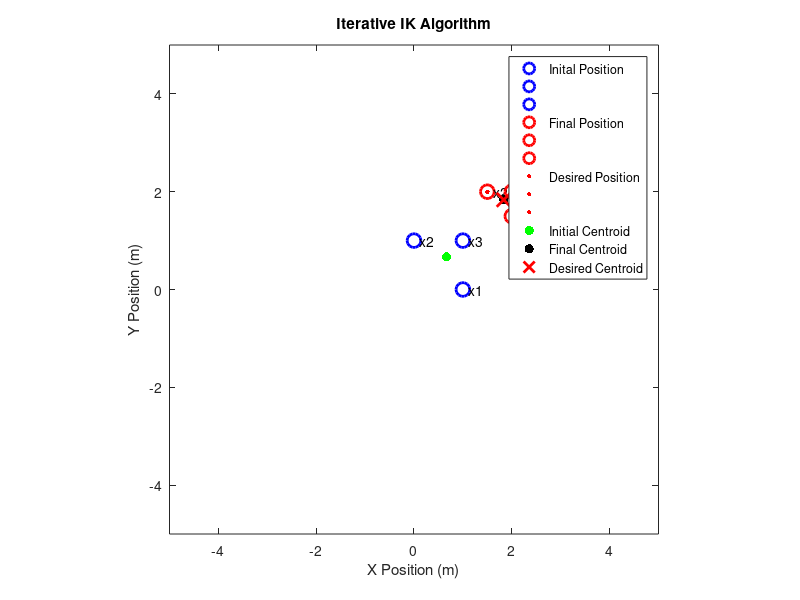

The MATLAB source for this figure:
clc;
clear all;
close all;

%% Data

ik = 'postural'; % 'centroid' or 'postural'

x1 = [1 0];
x2 = [0 1];
x3 = [1 1];

x1i = x1;
x2i = x2;
x3i = x3;

x = [x1;x2;x3];
w = 10e-3;
gamma = 10e-3;

target = [3 3];
target_x = [3 3];

centroid = sum(x)/3;
centroid_i = centroid;
centroid_d = centroid + 0.5*(target - centroid);

x1_d = x1 + 0.5*(target_x - x1);
x2_d = x2 + 0.5*(target_x - x2);
x3_d = x3 + 0.5*(target_x - x3);

J = [1/3 0 1/3 0 1/3 0;
    0 1/3 0 1/3 0 1/3];
J_bar = [J;w*eye(6)];

e_c = [centroid_d - centroid]';
e_x = [[x1_d - x1]';
    [x2_d - x2]';
    [x3_d - x3]'];
e = [e_c;e_x];

% %% Iterative IK algorithm
% while norm(J'*e_c)^2 >= 0.01
%   alpha = 1;
%   delta_x = inv(J'*J + w^2*eye(6))*J'*e_c;
%   delta_x = reshape(delta_x,2,3)';
%   x_test = x + alpha*delta_x;
%   centroid = sum(x_test)/4;
%   e_test = [centroid_d - centroid]';
%   red_err = norm(e_c) - norm(e_test);
%   while red_err <= gamma*alpha*norm(e_c)
%     alpha = alpha/2;
%     x_test = x + alpha*delta_x;
%     centroid = sum(x_test)/4;
%     e_test = [centroid_d - centroid]';
%     red_err = norm(e_c) - norm(e_test);
%   end
%   x = x_test;
%   e_c = e_test;
% end

%% Iterative IK algorithm with postural task
while norm(e_c)^2 >= 0.01
  alpha = 1;
  delta_x = inv(J'*J + w^2*eye(6))*(J'*e_c + w^2*e_x);
  delta_x = reshape(delta_x,2,3)';
  x_test = x + alpha*delta_x;
  centroid = sum(x_test)/3;
  e_c_test = [centroid_d - centroid]';
  e_x_test = [[x1_d - x_test(1,:)]';
    [x2_d - x_test(2,:)]';
    [x3_d - x_test(3,:)]'];
  e_test = [e_c_test;e_x_test];
  red_err = norm(e) - norm(e_test);
  while red_err <= gamma*alpha*norm(e)
    alpha = alpha/2;
    x_test = x + alpha*delta_x;
    centroid = sum(x_test)/3;
    e_c_test = [centroid_d - centroid]';
    e_x_test = [[x1_d - x_test(1,:)]';
    [x2_d - x_test(2,:)]';
    [x3_d - x_test(3,:)]'];
    e_test = [e_c_test;e_x_test];
    red_err = norm(e) - norm(e_test);
  end
  x = x_test;
  e = e_test;
  e_c = [centroid_d - centroid]';
  e_x = [[x1_d - x(1)]';
    [x2_d - x(2)]';
    [x3_d - x(3)]'];
  J_bar = [J;w*eye(6)];
end

%% Plotting
figure(1)
plot(x1i(1),x1i(2),'bo','MarkerSize',10,'LineWidth',2)
text(x1i(1),x1i(2),'  x1')
hold on
plot(x2i(1),x2i(2),'bo','MarkerSize',10,'LineWidth',2)
text(x2i(1),x2i(2),'  x2')
plot(x3i(1),x3i(2),'bo','MarkerSize',10,'LineWidth',2)
text(x3i(1),x3i(2),'  x3')
plot(x(1,1),x(1,2),'ro','MarkerSize',10,'LineWidth',2)
text(x(1,1),x(1,2),'  x1')
plot(x(2,1),x(2,2),'ro','MarkerSize',10,'LineWidth',2)
text(x(2,1),x(2,2),'  x2')
plot(x(3,1),x(3,2),'ro','MarkerSize',10,'LineWidth',2)
text(x(3,1),x(3,2),'  x3')
if strcmp(ik, 'postural')
  plot(x1_d(1),x1_d(2),'r.','MarkerSize',10,'LineWidth',2)
  plot(x2_d(1),x2_d(2),'r.','MarkerSize',10,'LineWidth',2)
  plot(x3_d(1),x3_d(2),'r.','MarkerSize',10,'LineWidth',2)
end
plot(centroid_i(1),centroid_i(2),'g.','MarkerSize',20,'LineWidth',2)
plot(centroid(1),centroid(2),'k.','MarkerSize',20,'LineWidth',2)
plot(centroid_d(1),centroid_d(2),'rx','MarkerSize',10,'LineWidth',2)
legend('Inital Position','','','Final Position','','','Desired Position','','','Initial Centroid','Final Centroid','Desired Centroid','Location','Best')
xlabel('X Position (m)')
ylabel('Y Position (m)')
title('Iterative IK Algorithm')
xlim([-5 5])
ylim([-5 5])
axis equal
